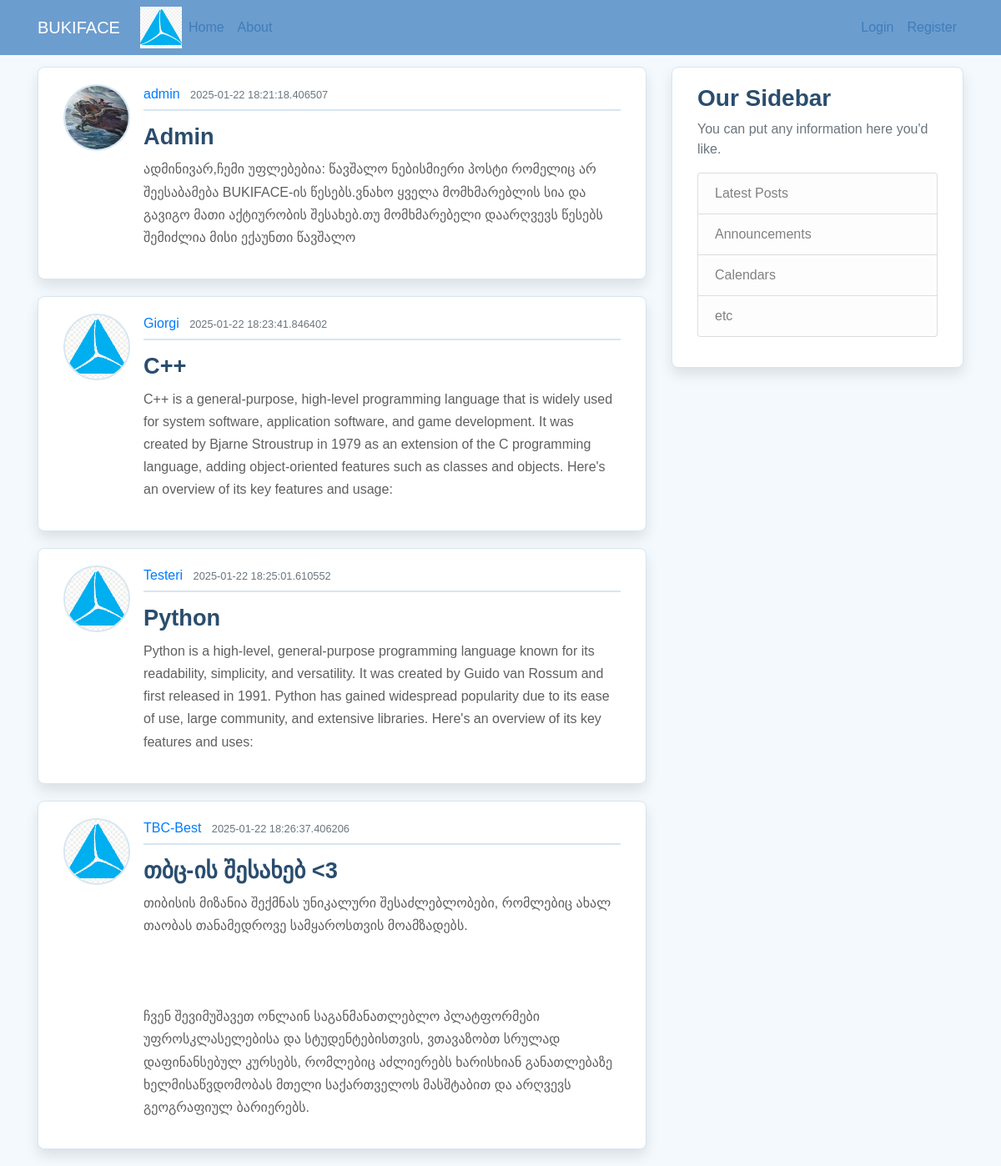
The page /home on the database its author committed.
### chemiko/models.py (models this page shows, shortened)
class Post(db.Model):
    id = db.Column(db.Integer, primary_key=True)
    title = db.Column(db.String(100), nullable=False)
    date_posted = db.Column(db.DateTime, nullable=False, default=datetime.utcnow)
    content = db.Column(db.Text, nullable=False)
    user_id = db.Column(db.Integer, db.ForeignKey('user.id'), nullable=False)

class User(db.Model, UserMixin):
    id = db.Column(db.Integer, primary_key=True)
    username = db.Column(db.String(20), unique=True, nullable=False)
    email = db.Column(db.String(120), unique=True, nullable=False)
    image_file = db.Column(db.String(20), nullable=False, default='default.jpg')
    password = db.Column(db.String(60), nullable=False)
    posts = db.relationship('Post', backref='author', lazy=True)
    is_admin = db.Column(db.Boolean, default=False)  # Admin flag

### chemiko/routes.py (the view)
@app.route("/")
@app.route("/home")
def home():
    posts = Post.query.all()
    return render_template('home.html', posts=posts)

### chemiko/templates/home.html
{% extends "layout.html" %}
{% block content %}
    {% for post in posts %}
        <article class="media content-section">
          <img class="rounded-circle article-img" src="{{ url_for('static', filename='profile_pics/' + post.author.image_file) }}">
          <div class="media-body">
            <div class="article-metadata">
              <a class="mr-2" href="#">{{ post.author.username }}</a>
              <small class="text-muted">{{ post.date_posted }}</small>
            </div>
            <h2><a class="article-title" href="{{ url_for('post', post_id=post.id) }}">{{ post.title }}</a></h2>
            <p class="article-content">{{ post.content }}</p>
          </div>
        </article>
    {% endfor %}
{% endblock content %}

### chemiko/templates/layout.html (shortened to what this page needs)
<!DOCTYPE html>
<html>
<head>
    <link rel="stylesheet" href="https://maxcdn.bootstrapcdn.com/bootstrap/4.0.0/css/bootstrap.min.css">
    <link rel="stylesheet" type="text/css" href="{{ url_for('static', filename='main.css') }}">
</head>
<body>
    <header class="site-header">
      <nav class="navbar navbar-expand-md navbar-dark bg-steel fixed-top">
        <div class="container">
          <a class="navbar-brand mr-4" href="/">BUKIFACE</a>
          <a href="https://www.tbceducation.ge/" target="_blank">
            <img src="{{ url_for('static', filename='profile_pics/default.png') }}" alt="TBC Education" style="height: 50px;"/>
          </a>
          <div class="collapse navbar-collapse" id="navbarToggle">
            <div class="navbar-nav mr-auto">
              <a class="nav-item nav-link" href="{{ url_for('home') }}">Home</a>
              <a class="nav-item nav-link" href="{{ url_for('about') }}">About</a>
            </div>
            <div class="navbar-nav">
              {% if current_user.is_authenticated %}
                <a class="nav-item nav-link" href="{{ url_for('new_post') }}">New Post</a>
                <a class="nav-item nav-link" href="{{ url_for('account') }}">Account</a>
                <a class="nav-item nav-link" href="{{ url_for('logout') }}">Logout</a>
              {% else %}
                <a class="nav-item nav-link" href="{{ url_for('login') }}">Login</a>
                <a class="nav-item nav-link" href="{{ url_for('register') }}">Register</a>
              {% endif %}
            </div>
          </div>
        </div>
      </nav>
    </header>
    <main role="main" class="container">
      <div class="row">
        <div class="col-md-8">
          {% block content %}{% endblock %}
        </div>
        <div class="col-md-4">
          <div class="content-section">
            <h3>Our Sidebar</h3>
            <p class='text-muted'>You can put any information here you'd like.
              <ul class="list-group">
                <li class="list-group-item list-group-item-light">Latest Posts</li>
                <li class="list-group-item list-group-item-light">Announcements</li>
                <li class="list-group-item list-group-item-light">Calendars</li>
                <li class="list-group-item list-group-item-light">etc</li>
              </ul>
            </p>
          </div>
        </div>
      </div>
    </main>
</body>
</html>

### chemiko/static/main.css (style rules this page uses)
body { background: #f4f9fd; color: #3d3d3d; margin-top: 5rem; font-family: 'Arial', sans-serif; }
h1, h2, h3, h4, h5, h6 { color: #2a4d6e; font-weight: 700; }
.bg-steel { background-color: #6c9dcf; color: #ffffff; }
.site-header .navbar-nav .nav-link { color: #3e7db9; transition: color 0.3s; }
.content-section { background: #ffffff; padding: 20px 30px; border: 1px solid #d6e6f1; border-radius: 8px; margin-bottom: 20px; box-shadow: 0px 8px 16px rgba(0, 0, 0, 0.1); }
.article-title { color: #2a4d6e; font-size: 1.7rem; font-weight: bold; }
.article-content { white-space: pre-line; line-height: 1.7; color: #5f5f5f; }
.article-img { height: 80px; width: 80px; margin-right: 16px; border-radius: 50%; border: 2px solid #d6e6f1; }
.article-metadata { padding-bottom: 6px; margin-bottom: 10px; border-bottom: 2px solid #d6e6f1; }

### rows shown on the page
Post: image_file (picture), author.username "admin", date_posted "2025-01-22 18:21:18.406507", title "Admin", content "ადმინივარ,ჩემი უფლებებია: წავშალო ნებისმიერი პოსტი რომელიც არ შეესაბამება BUKIFACE-ის წესებს.ვნახო ყველა მომხმარებლის სია და გავიგო მათი აქტიურობის შესახებ.თუ მომხმარებელი დაარღვევს წესებს შემიძლია მისი ექაუნთი წავშალო"
Post: image_file (picture), author.username "Giorgi", date_posted "2025-01-22 18:23:41.846402", title "C++", content "C++ is a general-purpose, high-level programming language that is widely used for system software, application software, and game development. It was created by Bjarne Stroustrup in 1979 as an extension of the C programming language, adding object-oriented features such as classes and objects. Here's an overview of its key features and usage:"
Post: image_file (picture), author.username "Testeri", date_posted "2025-01-22 18:25:01.610552", title "Python", content "Python is a high-level, general-purpose programming language known for its readability, simplicity, and versatility. It was created by Guido van Rossum and first released in 1991. Python has gained widespread popularity due to its ease of use, large community, and extensive libraries. Here's an overview of its key features and uses:"
Post: image_file (picture), author.username "TBC-Best", date_posted "2025-01-22 18:26:37.406206", title "თბც-ის შესახებ <3", content "თიბისის მიზანია შექმნას უნიკალური შესაძლებლობები, რომლებიც ახალ თაობას თანამედროვე სამყაროსთვის მოამზადებს. ჩვენ შევიმუშავეთ ონლაინ საგანმანათლებლო პლატფორმები უფროსკლასელებისა და სტუდენტებისთვის, ვთავაზობთ სრულად დაფინანსებულ კურსებს, რომლებიც აძლიერებს ხარისხიან განათლებაზე ხელმისაწვდომობას მთელი საქართველოს მასშტაბით და არღვევს გეოგრაფიულ ბარიერებს."
